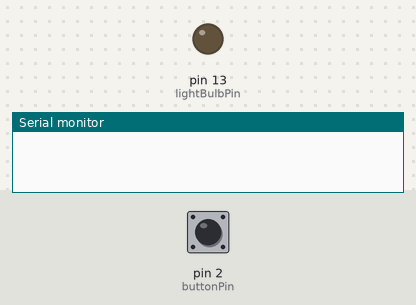
Recording of a sketch running on a simulated Arduino Uno, built with avr-gcc and run on an emulated ATmega328P. Parts: output pins drawn as LEDs (lit = HIGH), the last lines printed to the serial monitor. The inputs (shaded band) are chosen by the test bench; at power-on: pin 2 (buttonPin) LOW.

Above: at 1.2 s.
1.3 s: pin 2 (buttonPin) pulled HIGH for 0.15 s
At 2.4 s:
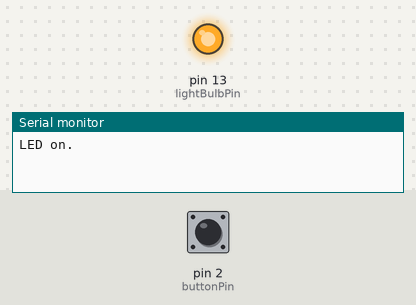
2.9 s: pin 2 (buttonPin) pulled HIGH for 1 s
At 3.6 s:
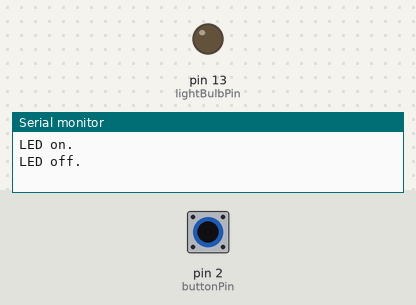
5.4 s: pin 2 (buttonPin) pulled HIGH for 3.2 s
At 6.8 s:
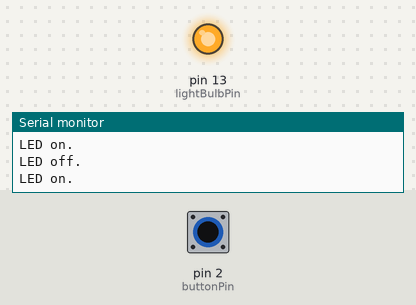
Timing chart, 0 to 8.4 s (numbered marks = the images above; inputs shaded):
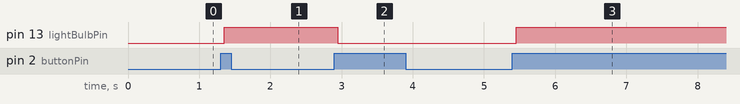

The sketch:

lightbulb.ino
```cpp
#include <avr/interrupt.h>
#include <avr/power.h>
#include <avr/sleep.h>
#include <avr/io.h>

const int buttonPin = 2;
const int lightBulbPin = 13;

int lightBulbState = LOW;
int buttonState = LOW;
int lastButtonState = LOW;

long lastDebounceTime = 0;  // the last time the output pin was toggled
long debounceDelay = 50;    // the debounce time; increase if the output flickers


void setup()
{
  pinMode(buttonPin, INPUT);
  pinMode(lightBulbPin, OUTPUT);

  digitalWrite(lightBulbPin, lightBulbState);
  Serial.begin(9600);
}


void loop() {
  int reading = digitalRead(buttonPin);

  // If the switch changed, due to noise or pressing:
  if (reading != lastButtonState) {
    // reset the debouncing timer
    lastDebounceTime = millis();
  }

  if ((millis() - lastDebounceTime) > debounceDelay) {
    // whatever the reading is at, it's been there for longer
    // than the debounce delay, so take it as the actual current state:
    if (reading != buttonState) {
      buttonState = reading;
      if (buttonState == HIGH) {
        lightBulbState = !lightBulbState;
        if(lightBulbState) Serial.println("LED on.");
        else Serial.println("LED off.");
      }
    }
  }

  digitalWrite(lightBulbPin, lightBulbState);
  // save the reading.  Next time through the loop,
  // it'll be the lastButtonState:
  lastButtonState = reading;
}
```

Measured:
- after the input at 1.3 s, pin 13 (lightBulbPin): LOW → HIGH after 0.05 s
- after the input at 2.9 s, pin 13 (lightBulbPin): HIGH → LOW after 0.05 s
- after the input at 5.4 s, pin 13 (lightBulbPin): LOW → HIGH after 0.05 s
